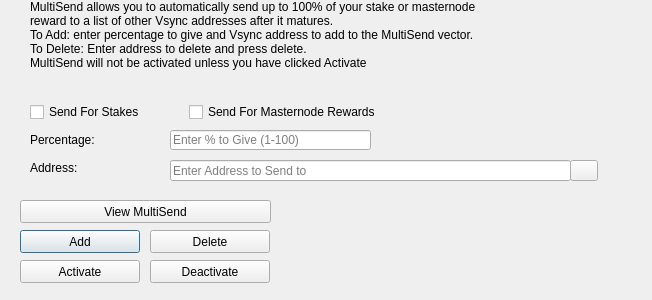
<?xml version="1.0" encoding="UTF-8"?>
<ui version="4.0">
 <class>MultiSendDialog</class>
 <widget class="QDialog" name="MultiSendDialog">
  <property name="windowModality">
   <enum>Qt::NonModal</enum>
  </property>
  <property name="geometry">
   <rect>
    <x>0</x>
    <y>0</y>
    <width>652</width>
    <height>300</height>
   </rect>
  </property>
  <property name="windowTitle">
   <string>MultiSend</string>
  </property>
  <widget class="QLineEdit" name="multiSendPercentEdit">
   <property name="geometry">
    <rect>
     <x>170</x>
     <y>130</y>
     <width>201</width>
     <height>20</height>
    </rect>
   </property>
   <property name="toolTip">
    <string>Enter whole numbers 1 - 100</string>
   </property>
   <property name="placeholderText">
    <string>Enter % to Give (1-100)</string>
   </property>
  </widget>
  <widget class="QLineEdit" name="multiSendAddressEdit">
   <property name="geometry">
    <rect>
     <x>170</x>
     <y>160</y>
     <width>401</width>
     <height>21</height>
    </rect>
   </property>
   <property name="toolTip">
    <string/>
   </property>
   <property name="placeholderText">
    <string>Enter Address to Send to</string>
   </property>
  </widget>
  <widget class="QLabel" name="label_2">
   <property name="geometry">
    <rect>
     <x>30</x>
     <y>0</y>
     <width>451</width>
     <height>121</height>
    </rect>
   </property>
   <property name="lineWidth">
    <number>1</number>
   </property>
   <property name="text">
    <string>MultiSend allows you to automatically send up to 100% of your stake or masternode reward to a list of other Vsync addresses after it matures.
To Add: enter percentage to give and Vsync address to add to the MultiSend vector.
To Delete: Enter address to delete and press delete.
MultiSend will not be activated unless you have clicked Activate</string>
   </property>
   <property name="alignment">
    <set>Qt::AlignLeading|Qt::AlignLeft|Qt::AlignTop</set>
   </property>
   <property name="wordWrap">
    <bool>true</bool>
   </property>
  </widget>
  <widget class="QLabel" name="message">
   <property name="geometry">
    <rect>
     <x>290</x>
     <y>200</y>
     <width>351</width>
     <height>91</height>
    </rect>
   </property>
   <property name="text">
    <string/>
   </property>
  </widget>
  <widget class="QPushButton" name="addButton">
   <property name="geometry">
    <rect>
     <x>20</x>
     <y>230</y>
     <width>120</width>
     <height>23</height>
    </rect>
   </property>
   <property name="toolTip">
    <string/>
   </property>
   <property name="statusTip">
    <string>Add to MultiSend Vector</string>
   </property>
   <property name="text">
    <string>Add</string>
   </property>
  </widget>
  <widget class="QPushButton" name="disableButton">
   <property name="geometry">
    <rect>
     <x>150</x>
     <y>260</y>
     <width>120</width>
     <height>23</height>
    </rect>
   </property>
   <property name="statusTip">
    <string>Deactivate MultiSend</string>
   </property>
   <property name="text">
    <string>Deactivate</string>
   </property>
  </widget>
  <widget class="QPushButton" name="addressBookButton">
   <property name="geometry">
    <rect>
     <x>570</x>
     <y>160</y>
     <width>28</width>
     <height>21</height>
    </rect>
   </property>
   <property name="toolTip">
    <string>Choose an address from the address book</string>
   </property>
   <property name="text">
    <string/>
   </property>
   <property name="icon">
    <iconset resource="../amsterdamcoin.qrc">
     <normaloff>:/icons/address-book</normaloff>:/icons/address-book</iconset>
   </property>
   <property name="shortcut">
    <string>Alt+A</string>
   </property>
   <property name="autoDefault">
    <bool>false</bool>
   </property>
  </widget>
  <widget class="QLabel" name="label">
   <property name="geometry">
    <rect>
     <x>30</x>
     <y>130</y>
     <width>121</width>
     <height>20</height>
    </rect>
   </property>
   <property name="toolTip">
    <string>Percentage of stake to send</string>
   </property>
   <property name="text">
    <string>Percentage:</string>
   </property>
  </widget>
  <widget class="QLabel" name="label_5">
   <property name="geometry">
    <rect>
     <x>30</x>
     <y>160</y>
     <width>111</width>
     <height>16</height>
    </rect>
   </property>
   <property name="toolTip">
    <string>Address to send portion of stake to</string>
   </property>
   <property name="text">
    <string>Address:</string>
   </property>
  </widget>
  <widget class="QPushButton" name="deleteButton">
   <property name="geometry">
    <rect>
     <x>150</x>
     <y>230</y>
     <width>120</width>
     <height>23</height>
    </rect>
   </property>
   <property name="toolTip">
    <string/>
   </property>
   <property name="statusTip">
    <string>Delete Address From MultiSend Vector</string>
   </property>
   <property name="text">
    <string>Delete</string>
   </property>
  </widget>
  <widget class="QPushButton" name="activateButton">
   <property name="geometry">
    <rect>
     <x>20</x>
     <y>260</y>
     <width>120</width>
     <height>23</height>
    </rect>
   </property>
   <property name="statusTip">
    <string>Activate MultiSend</string>
   </property>
   <property name="text">
    <string>Activate</string>
   </property>
  </widget>
  <widget class="QPushButton" name="viewButton">
   <property name="geometry">
    <rect>
     <x>20</x>
     <y>200</y>
     <width>251</width>
     <height>23</height>
    </rect>
   </property>
   <property name="toolTip">
    <string/>
   </property>
   <property name="statusTip">
    <string>View MultiSend Vector</string>
   </property>
   <property name="text">
    <string>View MultiSend</string>
   </property>
  </widget>
  <widget class="QWidget" name="horizontalLayoutWidget">
   <property name="geometry">
    <rect>
     <x>30</x>
     <y>100</y>
     <width>351</width>
     <height>24</height>
    </rect>
   </property>
   <layout class="QHBoxLayout" name="horizontalLayout">
    <item>
     <widget class="QCheckBox" name="multiSendStakeCheckBox">
      <property name="text">
       <string>Send For Stakes</string>
      </property>
     </widget>
    </item>
    <item>
     <widget class="QCheckBox" name="multiSendMasternodeCheckBox">
      <property name="text">
       <string>Send For Masternode Rewards</string>
      </property>
     </widget>
    </item>
   </layout>
  </widget>
 </widget>
 <resources>
  <include location="../amsterdamcoin.qrc"/>
 </resources>
 <connections/>
</ui>
